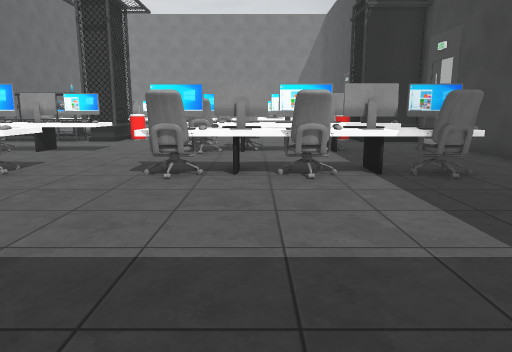
view 1 (above)

17 first-person views from a walk through a 3-D level made in the Unity game engine. The camera is 1.2 m above the floor, tilts 10° down and sees 70° across. The floor is counted in squares, 1 m on a side. Each view is taken from the middle of a square. On the plan, view 1 faces up. The plan holds only what a view shows up to about 15 squares ahead; the rest is blank. The place goes on beyond the plan. The player is left out. Some animated figures are left out.

view 2
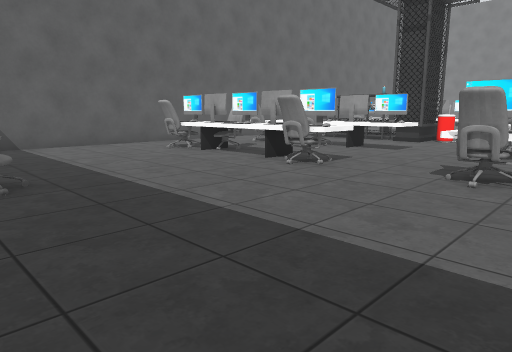

view 3
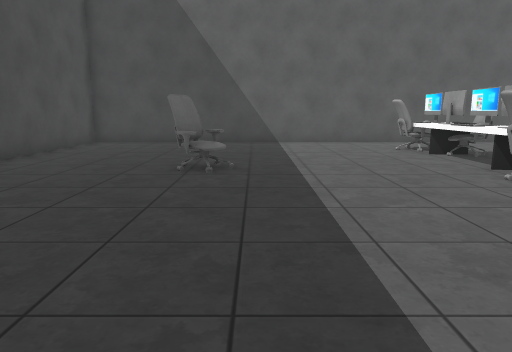

view 4
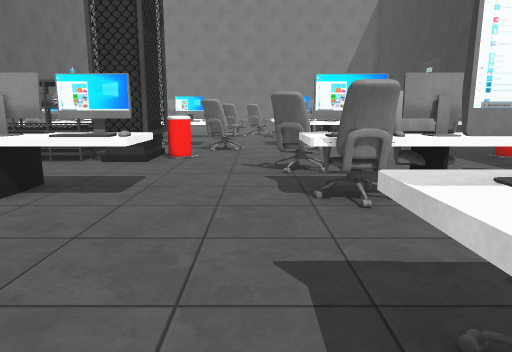

view 5
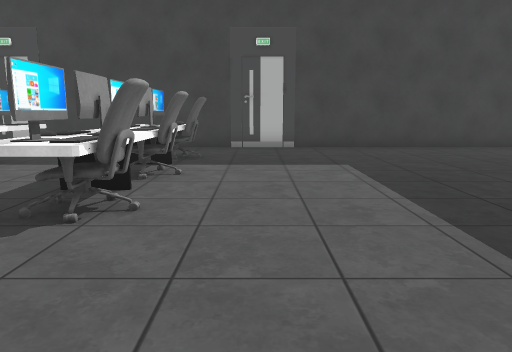

view 6
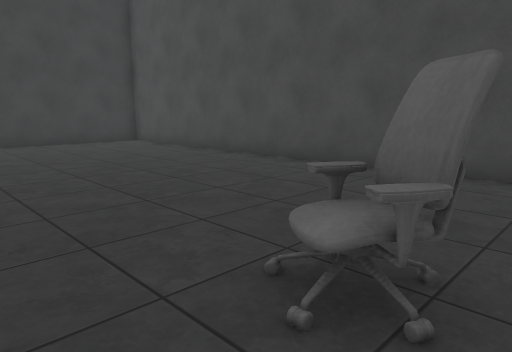

view 7
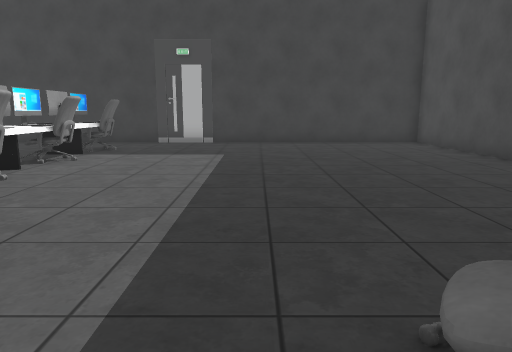

view 8
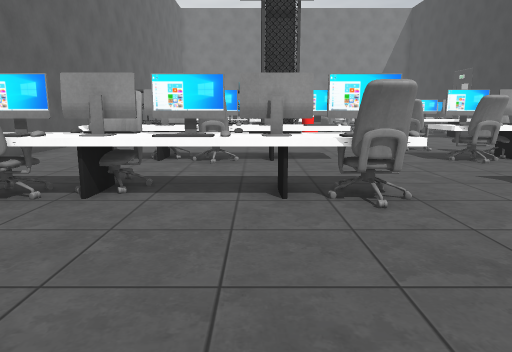

view 9
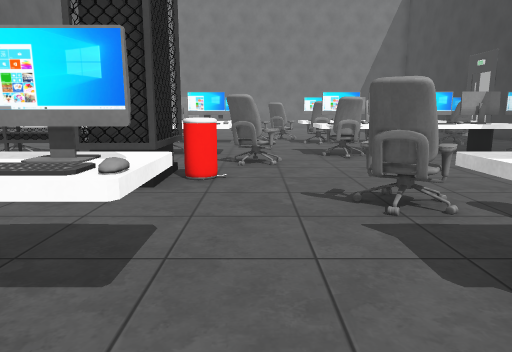

view 10
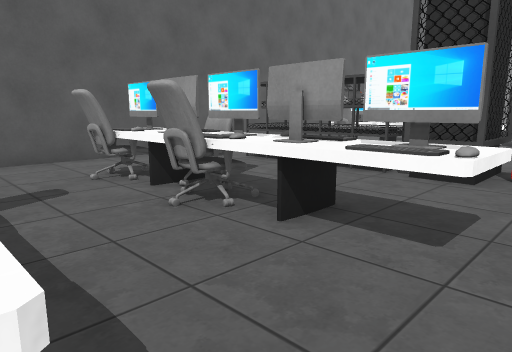

view 11
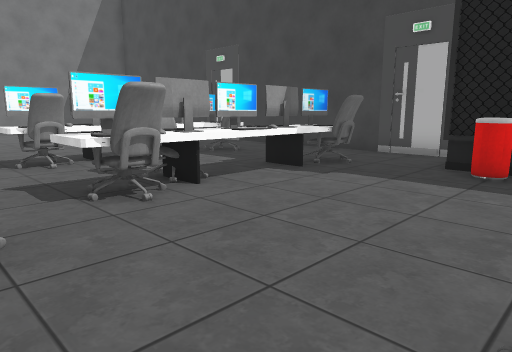

view 12
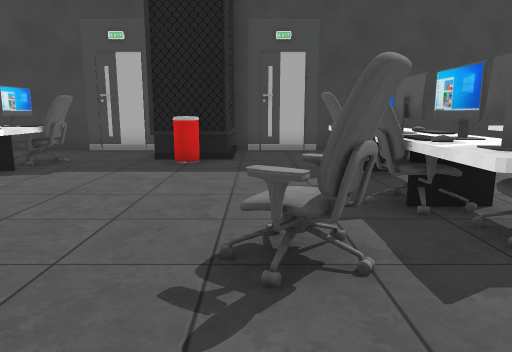

view 13
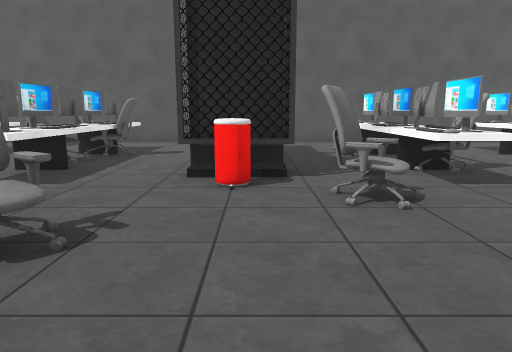

view 14
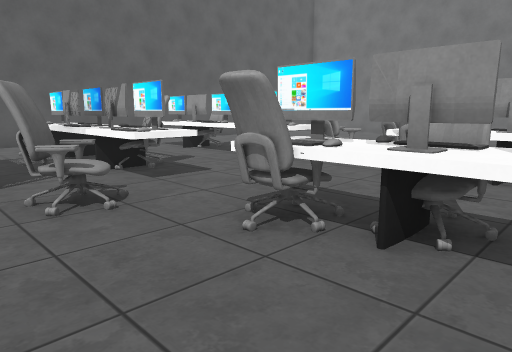

view 15
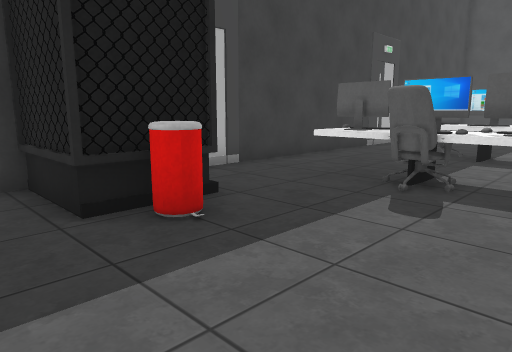

view 16
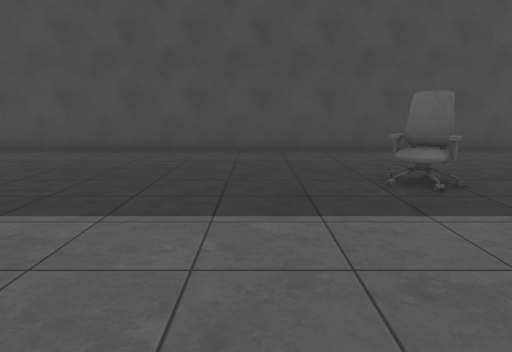

view 17
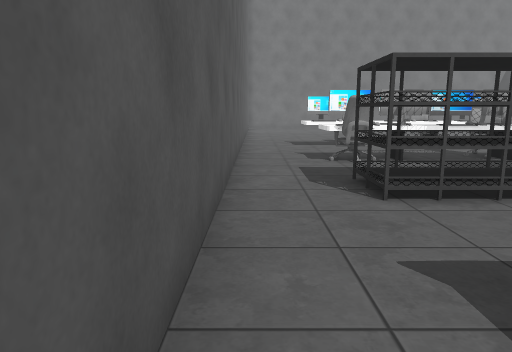

### Floor plan
Key: @ floor where view 1 was taken; # wall or solid block; x gap in a wall; . floor; T thing the floor can be seen under or through; O other object.
Columns run from 14 left of view 1 to 7 right of it. Each row starts with its distance up from view 1.
 21 #......O......O......#
 20 #..OOO#OOO..OOO#OOO..#
 19 #..Ox###OO..Ox###OO..#
 18 #..O......O.O.....O..#
 17 #.......OOO.......OOO#
 16 #..OOOOOOO.......OO
 15 #..OOOOOOO........OOOO
 14 #...........O....... #
 13 #....O.....OO.O.O....#
 12 #..OOO#OOO..OOOTOOO..#
 11 #..Ox###OO..OxTTTOO..#
 10 #..O..O.....O........#
  9 #....O...............#
  8 #..OOO#OOO..OOO#OOO..#
  7 #..Ox###OO..Ox###OO..#
  6 #..O.....O..O..O..O..#
  5 #....................#
  4 #....................#
  3 #....................#
  2 #....................#
  1 #......O.............#
  0 #  ....O......@......#
 -1 #....................#
 -2 #....................#
 -3 #....................#
 -4 #....................#
 -5 ######################

Positions as (right, up) in squares from view 1, and headings:
1: (0, 0), facing up
2: (0, 0), facing up-left
3: (1, 2), facing left
4: (-3, 6), facing up
5: (-6, 5), facing right
6: (-8, 3), facing down-right
7: (-8, 2), facing right
8: (-7, 2), facing up
9: (-4, 9), facing up
10: (-4, 8), facing up-left
11: (-4, 14), facing up-right
12: (-5, 14), facing right
13: (1, 16), facing left
14: (1, 16), facing up-left
15: (0, 18), facing down-right
16: (-4, 7), facing down
17: (-13, 10), facing up
